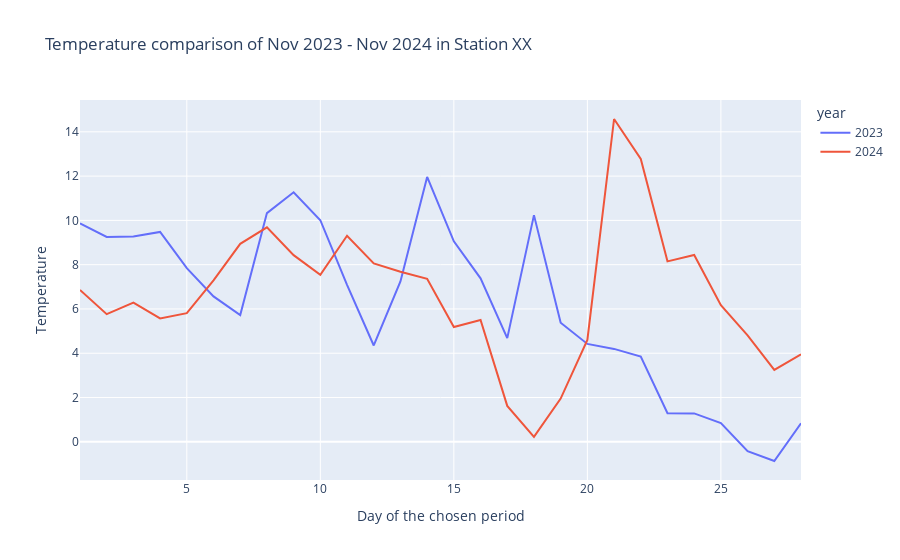
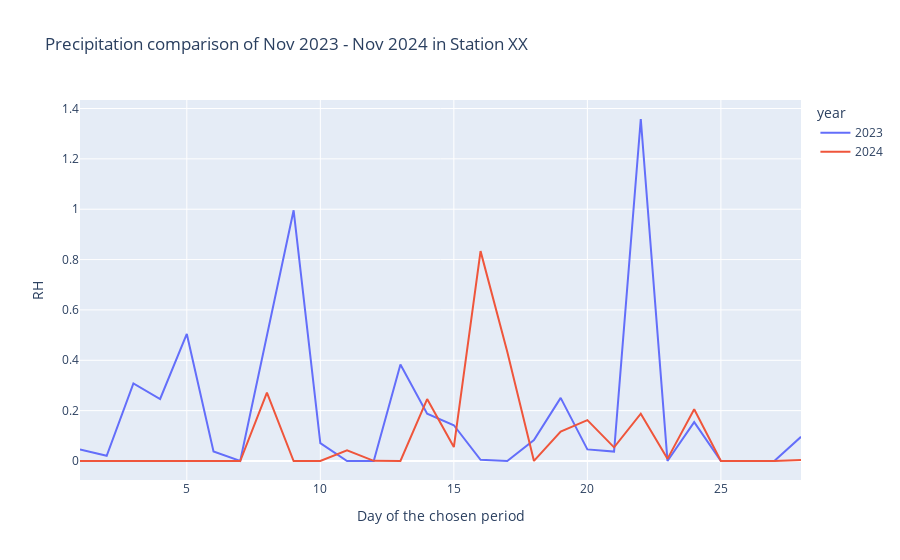

Notebook source saved alongside these figures, in order:
### Code cell
temperature_combined = px.line(combined_df, x = 'day_id', y = 'T', color = 'year', title = 'Temperature comparison of Nov 2023 - Nov 2024 in Station XX',
                               labels={
                                "day_id": "Day of the chosen period",
                                "T": "Temperature"
                                })
temperature_combined.show()

rain_combined = px.line(combined_df, x = 'day_id', y = 'RH', color = 'year', title = 'Precipitation comparison of Nov 2023 - Nov 2024 in Station XX',
                        labels={
                            "day_id": "Day of the chosen period",
                            "T": "Temperature"
                            })
rain_combined.show()

### Figure 1 — Plotly figure (JSON) as saved in the notebook; plotly's stock layout.template omitted (floating-point values rounded to 4 significant figures)
{"data": [{"hovertemplate": "year=2023<br>Day of the chosen period=%{x}<br>Temperature=%{y}<extra></extra>", "legendgroup": "2023", "line": {"color": "#636efa", "dash": "solid"}, "marker": {"symbol": "circle"}, "mode": "lines", "name": "2023", "orientation": "v", "showlegend": true, "type": "scatter", "x": [1, 2, 3, 4, 5, 6, 7, 8, 9, 10, 11, 12, 13, 14, 15, 16, 17, 18, 19, 20, 21, 22, 23, 24, 25, 26, 27, 28], "xaxis": "x", "y": [9.867, 9.254, 9.275, 9.479, 7.846, 6.567, 5.725, 10.33, 11.27, 10.01, 7.092, 4.35, 7.242, 11.96, 9.054, 7.383, 4.683, 10.24, 5.379, 4.421, 4.196, 3.85, 1.292, 1.283, 0.85, -0.4208, -0.8667, 0.8333], "yaxis": "y"}, {"hovertemplate": "year=2024<br>Day of the chosen period=%{x}<br>Temperature=%{y}<extra></extra>", "legendgroup": "2024", "line": {"color": "#EF553B", "dash": "solid"}, "marker": {"symbol": "circle"}, "mode": "lines", "name": "2024", "orientation": "v", "showlegend": true, "type": "scatter", "x": [1, 2, 3, 4, 5, 6, 7, 8, 9, 10, 11, 12, 13, 14, 15, 16, 17, 18, 19, 20, 21, 22, 23, 24, 25, 26, 27, 28], "xaxis": "x", "y": [6.858, 5.767, 6.288, 5.575, 5.812, 7.292, 8.942, 9.688, 8.429, 7.538, 9.308, 8.054, 7.679, 7.363, 5.183, 5.5, 1.621, 0.225, 1.954, 4.6, 14.58, 12.78, 8.15, 8.438, 6.171, 4.804, 3.246, 3.954], "yaxis": "y"}], "layout": {"legend": {"title": {"text": "year"}, "tracegroupgap": 0}, "title": {"text": "Temperature comparison of Nov 2023 - Nov 2024 in Station XX"}, "xaxis": {"anchor": "y", "domain": [0, 1], "title": {"text": "Day of the chosen period"}}, "yaxis": {"anchor": "x", "domain": [0, 1], "title": {"text": "Temperature"}}}}

### Figure 2 — Plotly figure (JSON) as saved in the notebook; plotly's stock layout.template omitted (floating-point values rounded to 4 significant figures)
{"data": [{"hovertemplate": "year=2023<br>Day of the chosen period=%{x}<br>RH=%{y}<extra></extra>", "legendgroup": "2023", "line": {"color": "#636efa", "dash": "solid"}, "marker": {"symbol": "circle"}, "mode": "lines", "name": "2023", "orientation": "v", "showlegend": true, "type": "scatter", "x": [1, 2, 3, 4, 5, 6, 7, 8, 9, 10, 11, 12, 13, 14, 15, 16, 17, 18, 19, 20, 21, 22, 23, 24, 25, 26, 27, 28], "xaxis": "x", "y": [0.04583, 0.02083, 0.3083, 0.2462, 0.5046, 0.0375, 0.0, 0.4958, 0.9958, 0.07104, 0.0, 0.0, 0.3833, 0.1877, 0.1421, 0.004792, 0.0, 0.08354, 0.2506, 0.04604, 0.0375, 1.358, 0.0002083, 0.1544, 0.0, 0.0, 0.0, 0.09604], "yaxis": "y"}, {"hovertemplate": "year=2024<br>Day of the chosen period=%{x}<br>RH=%{y}<extra></extra>", "legendgroup": "2024", "line": {"color": "#EF553B", "dash": "solid"}, "marker": {"symbol": "circle"}, "mode": "lines", "name": "2024", "orientation": "v", "showlegend": true, "type": "scatter", "x": [1, 2, 3, 4, 5, 6, 7, 8, 9, 10, 11, 12, 13, 14, 15, 16, 17, 18, 19, 20, 21, 22, 23, 24, 25, 26, 27, 28], "xaxis": "x", "y": [0.0, 0.0, 0.0002083, 0.0, 0.0, 0.0, 0.0, 0.2713, 0.0, 0.0, 0.04208, 0.000625, 0.0002083, 0.246, 0.05521, 0.8335, 0.434, 0.0002083, 0.1167, 0.1625, 0.05417, 0.1877, 0.008542, 0.2052, 0.0, 0.0, 0.0, 0.004167], "yaxis": "y"}], "layout": {"legend": {"title": {"text": "year"}, "tracegroupgap": 0}, "title": {"text": "Precipitation comparison of Nov 2023 - Nov 2024 in Station XX"}, "xaxis": {"anchor": "y", "domain": [0, 1], "title": {"text": "Day of the chosen period"}}, "yaxis": {"anchor": "x", "domain": [0, 1], "title": {"text": "RH"}}}}
